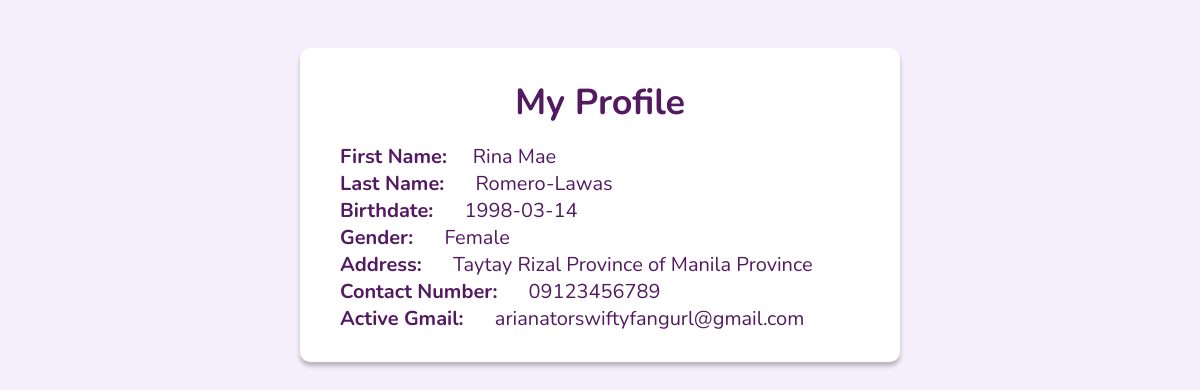
Page /all-p_info.php (signed in) on the committed database.
### tables this page shows
CREATE TABLE `patients_table1` (
  `id` int(11) NOT NULL,
  `first_name` varchar(50) NOT NULL,
  `last_name` varchar(50) NOT NULL,
  `birthdate` varchar(50) NOT NULL,
  `gender` varchar(50) NOT NULL,
  `address` varchar(50) NOT NULL,
  `contact_number` varchar(50) NOT NULL,
  `active_gmail` varchar(50) NOT NULL,
  `password` varchar(50) NOT NULL,
  `vkey` varchar(50) NOT NULL,
  `verified` tinyint(50) NOT NULL,
  `create_date` timestamp(6) NOT NULL DEFAULT current_timestamp(6) ON UPDATE current_timestamp(6),
  `med_info_1` varchar(50) NOT NULL,
  `med_info_2` varchar(50) NOT NULL,
  `med_info_3` varchar(50) NOT NULL,
  `med_info_4` varchar(50) NOT NULL,
  `med_info_5` varchar(50) NOT NULL,
  `med_info_6` varchar(50) NOT NULL,
  `med_info_7` varchar(50) NOT NULL,
  `med_info_8` varchar(50) NOT NULL,
  `med_info_9` varchar(50) NOT NULL,
  `med_info_10` varchar(50) NOT NULL
);

### all-p_info.php (the view, shortened to what this page needs)
<!DOCTYPE html>
<html lang="en">
<head>
    <?php include('globalHead.php'); ?>
    <link rel="stylesheet" href="style/user-profile.css">
</head>
<body>
    <div class="wrapper">
        <h1>My Profile</h1>
        <div class="retriever">
            <?php
            $conn = mysqli_connect('localhost', 'root', '', 'dental_clinic_db') or die ('Unable to connect');
            $first_name = $_SESSION["first_name"];
            $sql = "SELECT first_name, last_name, birthdate, gender, address, contact_number, active_gmail FROM patients_table1 WHERE first_name='$first_name'";
            $result = $conn->query($sql);
            if ($result->num_rows > 0) {
            while($row = $result->fetch_assoc()) {
                echo "<label class='label' for='first_name'><b>First Name:</b>&nbsp;&nbsp;&nbsp;&nbsp;&nbsp;" . $row["first_name"] . "</label> <br>";
                echo "<label for='last_name'> <b> Last Name: </b>&nbsp;&nbsp;&nbsp;&nbsp;&nbsp;" . $row["last_name"] . "</label> <br>";
                echo "<label for='birth_date'> <b> Birthdate: </b>&nbsp;&nbsp;&nbsp;&nbsp;&nbsp;" . $row["birthdate"] . "</label> <br>";
                echo "<label for='gender'> <b> Gender: </b>&nbsp;&nbsp;&nbsp;&nbsp;&nbsp;" . $row["gender"] . "</label> <br>";
                echo "<label for='address'> <b> Address: </b>&nbsp;&nbsp;&nbsp;&nbsp;&nbsp;" . $row["address"] . "</label> <br>";
                echo "<label for='contact_number'> <b> Contact Number: </b>&nbsp;&nbsp;&nbsp;&nbsp;&nbsp;" . $row["contact_number"] . "</label> <br>";
                echo "<label for='active_gmail'> <b> Active Gmail: </b>&nbsp;&nbsp;&nbsp;&nbsp;&nbsp;" . $row["active_gmail"] . "</label> <br>";
            }
            } else {
            echo "0 results";
            }
            ?>
            </div>
    </div>
</body>
</html>

### style/user-profile.css (style rules this page uses)
body { margin-top: 3rem; display: flex; justify-content: center; align-items: center; color: var(--v-dark-purple); background: var(--v-light-purple); }
.wrapper { width: 50%; background: white; border-radius: 10px; padding: 30px 40px; box-shadow: var(--box-shadow); }
.wrapper h1 { font-size: 36px; text-align: center; }
label { font-size: var(--medium-font); }
.wrapper .retriever { margin-top: 1rem; }

### style/globalStyle.css (style rules this page uses)
* { padding: 0; margin: 0; box-sizing: border-box; font-family: 'Nunito', sans-serif; text-decoration: none; list-style: none; scroll-behavior: smooth; }
:root { --white: #ffff; --v-light-purple: #F4EFFB; --light-purple: #D4BEEF; --v-dark-purple: #531A62; --dark-purple: #8752CA; --small-font: 18px; --big-font: 65px; --medium-large-font: 26px; --medium-font: 20px; --medium-large-font: 40px; --h2-font: 3rem; --pink: rgb(252, 104, 207); --dark-pink: #C553CF; --box-shadow: 0px 4px 4px 0px rgba(0, 0, 0, 0.25); }

### rows in the picture
patients_table1: first_name "Rina Mae", last_name "Romero-Lawas", birthdate "1998-03-14", gender "Female", address "Taytay Rizal Province of Manila Province", contact_number "09123456789", active_gmail "arianatorswiftyfangurl@gmail.com"
